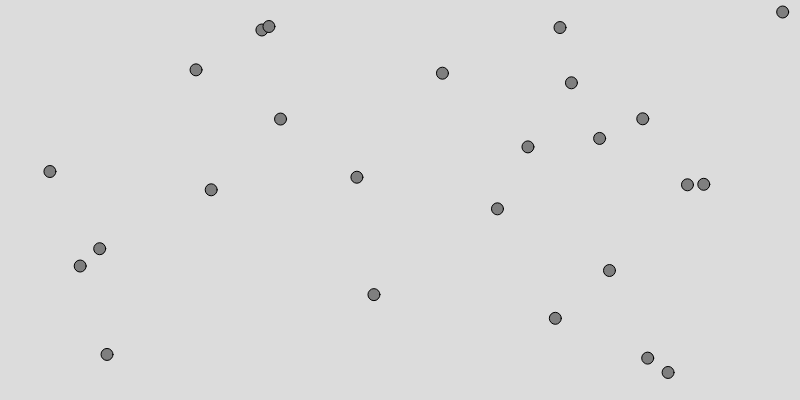
Frame 1 (no input)
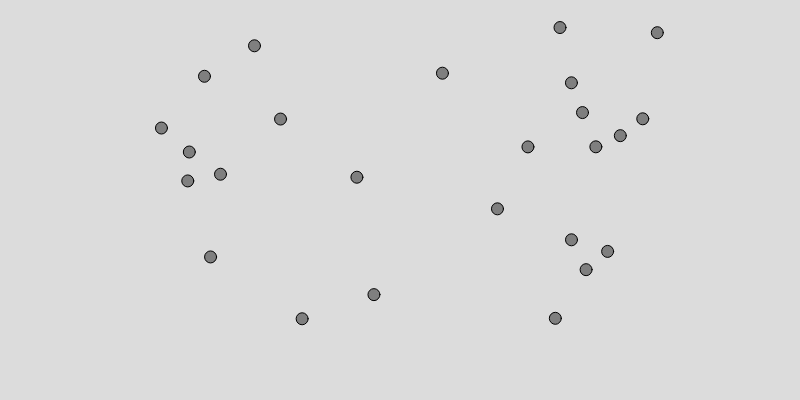
Frame 60 (no input)
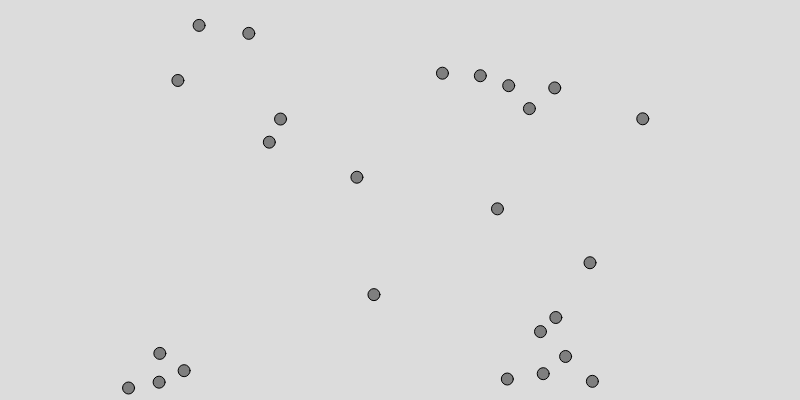
Frame 120 (the mouse pressed at the canvas centre since frame 60)

The p5.js sketch that drew these frames (run headless with seeded random() and noise() and a simulated clock; from frame 60 on, the mouse is pressed at the canvas centre):

// p5.js sketch
// ── sketch.js
/*Can you rewrite the align() method so that boids see only other boids that fall within a direct line of sight?*/



let boids = [];

function setup() {
  createCanvas(800, 400);
  
  for (let i = 0; i<25; i++){
    boids[i] = new Boid(random(width), random(height));
  }

  
}

function draw() {
  background(220);

  for (let boid of boids){
    boid.applyBehaviors(boids);
    boid.run();
    
  }
}



//----------------------------------------------------------------------
class Boid{
  constructor(x, y, maxspeed, maxforce){
    this.position = createVector(x, y);
    this.velocity = createVector(0, 0);
    this.acceleration = createVector(0, 0);
    this.maxspeed = maxspeed || 3; // Set this.maxspeed to the value of ms, but if ms is falsy, use 4 instead
    this.maxforce = maxforce || 0.2;
    this.size = 12;
  }
  
  run(){
    this.update();
    this.checkEdges();
    this.show();
  }
  
  update(){
    this.velocity.add(this.acceleration);
    this.velocity.limit(this.maxspeed);
    this.position.add(this.velocity);
    this.acceleration.mult(0);   
  }
  
  seek(target){
    let desire = p5.Vector.sub(target, this.position);
    // If the magnitude of desired equals 0, skip out of here
    // If the magnitude (length) of the desired vector is zero, then exit the seek() function immediately.
    if (desire.mag() === 0) return;
    desire.setMag(this.maxspeed);
    let steer = p5.Vector.sub(desire, this.velocity);
    steer.limit(this.maxforce);
    // this.applyForce(steer);
    return steer;
  }
  
  applyForce(force){
    this.acceleration.add(force);
    // console.log(this.acceleration.copy());
  }
  
  // three flocking behaviors: separation, alignment, cohesion
  applyBehaviors(boids){
    let separate = this.separate(boids);
    let alignment = this.align(boids);
    let cohesion = this.cohere(boids);
    
    // use perlin noise to adjust weights overtime
    // let noiseOffset = random(1000);
    // let separateWeight = map(noise(noiseOffset + frameCount*0.01), 0, 1, 0.5, 2);
    // let seekWeight = map(noise(noiseOffset + 999 + frameCount * 0.01), 0, 1, 0.5, 2);
    
    // or use sine wave
    // let idOffset = random(TWO_PI);
    // let seekWeight = map(sin(frameCount * 0.01 + idOffset), -1, 1, 0.5, 2);
    // let separateWeight = map(sin(frameCount * 0.015 + idOffset), -1, 1, 0.5, 2);
    // let cohesionWeight = map(sin(frameCount * 0.05 + idOffset), -1, 1, 0.5, 2);
    
    separate.mult(1.5);
    alignment.mult(0.5);
    cohesion.mult(0.5)
    
    this.applyForce(separate);
    this.applyForce(alignment);
    this.applyForce(cohesion);
  }
  
  
  
  separate(boids){
    // loop through the neighboring boids' list, find their distance to the current boid
    let distThreshold = this.size * 2; // how close is too close
    let summedDir = createVector();
    let count = 0;
    for (let other of boids){
      let dist = p5.Vector.dist(this.position, other.position);
      if (this !== other && dist < distThreshold){
        let dir = p5.Vector.sub(this.position, other.position);
        dir.normalize();
        dir.div(dist); // The closer it is, the more the boid should flee. The farther, the less. So the magnitude is set to be inversely proportional to the distance.
        summedDir.add(dir);
        count+=1;
      }
    }
    
    if (count > 0){
      // summedDir.div(count);
      summedDir.setMag(this.maxspeed);
      // Implement Reynolds: Steering = Desired - Velocity
      let steer = p5.Vector.sub(summedDir, this.velocity);
      steer.limit(this.maxforce);
      // this.applyForce(steer);
      return steer;
    }else{
      return createVector();
    }
    
  }
  
  
  align(boids){
    let minThreshold = this.size*2;
    let maxThreshold = this.size * 50;
    let sightAngle = PI*0.3;
    let summedDir = createVector();
    let count = 0;
    for (let other of boids){
      let dist = p5.Vector.dist(other.position, this.position);
      let dir = p5.Vector.sub(other.position, this.position);
      let angleDist = this.velocity.angleBetween(dir);
      if (this !== other && dist <= maxThreshold && dist >= minThreshold && abs(angleDist) < sightAngle){
        summedDir.add(other.velocity);
        count ++;
      }
    }
    if (count>0){
      let avgDir = summedDir.div(count);
      avgDir.setMag(this.maxspeed);
      let steer = p5.Vector.sub(avgDir, this.velocity);
      steer.limit(this.maxforce);
      return steer;
    }else{
      return createVector(0, 0);
    }
  }
  
  cohere(boids){
    let distThreshold = this.size * 50;
    let summedDir = createVector();
    let count = 0;
    for (let other of boids){
      let dist = p5.Vector.dist(this.position, other.position);
      if (this != other && dist > distThreshold){
        let dir = p5.Vector.sub(other.position, this.position);
        dir.setMag(dist/(this.size*3));
        summedDir.add(dir);
        // summedDir.add(other.position);
        count++;
      }
    }
    
    if (count>0){
      summedDir.setMag(this.maxspeed);
      let steer = p5.Vector.sub(summedDir, this.velocity);
      // this.applyForce(steer);
      return steer
      
      // let avgPos = summedDir.div(count);
      // this.seek(avgPos); 
      
    }else{
      return createVector();
    }
    
  }
  
  

  show(){
    fill(127);
    stroke(0);
    push();
    translate(this.position.x, this.position.y);
    circle(0, 0, this.size);
    pop();
  }
  
  checkEdges(){
    if(this.position.x+this.size >= width){
      this.position.x = this.size;
    }else if(this.position.x-this.size <= 0){
      this.position.x = width-this.size;
    }
    if (this.position.y + this.size >=height){
      this.position.y = this.size;
    }else if (this.position.y - this.size <= 0){
      this.position.y = height-this.size;       
    }
  }
  
  
}
